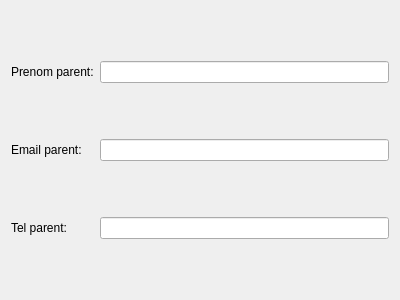
<?xml version="1.0" encoding="UTF-8"?>
<ui version="4.0">
 <class>EleveSpWidget</class>
 <widget class="QWidget" name="EleveSpWidget">
  <property name="geometry">
   <rect>
    <x>0</x>
    <y>0</y>
    <width>400</width>
    <height>300</height>
   </rect>
  </property>
  <property name="windowTitle">
   <string>EleveSpWidget</string>
  </property>
  <layout class="QGridLayout" name="gridLayout">
   <property name="sizeConstraint">
    <enum>QLayout::SetDefaultConstraint</enum>
   </property>
   <item row="0" column="0">
    <widget class="QLabel" name="lNamePar">
     <property name="text">
      <string>Prenom parent:</string>
     </property>
    </widget>
   </item>
   <item row="0" column="1">
    <widget class="QLineEdit" name="leNamePar"/>
   </item>
   <item row="1" column="0">
    <widget class="QLabel" name="lEmailPar">
     <property name="text">
      <string>Email parent:</string>
     </property>
    </widget>
   </item>
   <item row="1" column="1">
    <widget class="QLineEdit" name="leEmailPar"/>
   </item>
   <item row="2" column="0">
    <widget class="QLabel" name="lTelPar">
     <property name="text">
      <string>Tel parent:</string>
     </property>
    </widget>
   </item>
   <item row="2" column="1">
    <widget class="QLineEdit" name="leTelPar"/>
   </item>
  </layout>
 </widget>
 <layoutdefault spacing="6" margin="11"/>
 <resources/>
 <connections/>
</ui>
